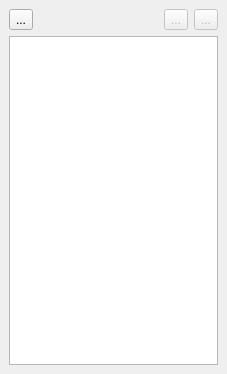
<ui version="4.0" >
 <class>OsmUndoRedoDW</class>
 <widget class="QDockWidget" name="OsmUndoRedoDW" >
  <property name="geometry" >
   <rect>
    <x>0</x>
    <y>0</y>
    <width>227</width>
    <height>374</height>
   </rect>
  </property>
  <property name="allowedAreas" >
   <set>Qt::AllDockWidgetAreas</set>
  </property>
  <property name="windowTitle" >
   <string>OSM Edit History</string>
  </property>
  <widget class="QWidget" name="dockWidgetContents" >
   <layout class="QVBoxLayout" >
    <item>
     <layout class="QHBoxLayout" >
      <item>
       <widget class="QToolButton" name="clearButton" >
        <property name="toolTip" >
         <string>Clear all</string>
        </property>
        <property name="statusTip" >
         <string>Clear all</string>
        </property>
        <property name="whatsThis" >
         <string>Clear all</string>
        </property>
        <property name="text" >
         <string>...</string>
        </property>
       </widget>
      </item>
      <item>
       <spacer>
        <property name="orientation" >
         <enum>Qt::Horizontal</enum>
        </property>
        <property name="sizeHint" >
         <size>
          <width>40</width>
          <height>20</height>
         </size>
        </property>
       </spacer>
      </item>
      <item>
       <widget class="QToolButton" name="undoButton" >
        <property name="enabled" >
         <bool>false</bool>
        </property>
        <property name="toolTip" >
         <string>Undo</string>
        </property>
        <property name="statusTip" >
         <string>Undo</string>
        </property>
        <property name="whatsThis" >
         <string>Undo</string>
        </property>
        <property name="text" >
         <string>...</string>
        </property>
       </widget>
      </item>
      <item>
       <widget class="QToolButton" name="redoButton" >
        <property name="enabled" >
         <bool>false</bool>
        </property>
        <property name="toolTip" >
         <string>Redo</string>
        </property>
        <property name="statusTip" >
         <string>Redo</string>
        </property>
        <property name="whatsThis" >
         <string>Redo</string>
        </property>
        <property name="text" >
         <string>...</string>
        </property>
       </widget>
      </item>
     </layout>
    </item>
    <item>
     <widget class="QListWidget" name="actionList" />
    </item>
   </layout>
  </widget>
 </widget>
 <resources/>
 <connections/>
</ui>
